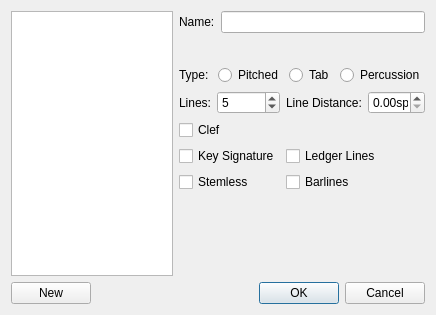
<?xml version="1.0" encoding="UTF-8"?>
<ui version="4.0">
 <class>EditStaffType</class>
 <widget class="QDialog" name="EditStaffType">
  <property name="geometry">
   <rect>
    <x>0</x>
    <y>0</y>
    <width>436</width>
    <height>315</height>
   </rect>
  </property>
  <property name="windowTitle">
   <string>MuseScore: Edit Staff Type</string>
  </property>
  <layout class="QGridLayout" name="gridLayout">
   <item row="0" column="0" rowspan="8">
    <widget class="QListWidget" name="staffTypeList">
     <property name="sizePolicy">
      <sizepolicy hsizetype="Preferred" vsizetype="Expanding">
       <horstretch>0</horstretch>
       <verstretch>0</verstretch>
      </sizepolicy>
     </property>
    </widget>
   </item>
   <item row="0" column="1" colspan="2">
    <layout class="QFormLayout" name="formLayout_3">
     <item row="0" column="0">
      <widget class="QLabel" name="label">
       <property name="text">
        <string>Name:</string>
       </property>
      </widget>
     </item>
     <item row="0" column="1">
      <widget class="QLineEdit" name="name"/>
     </item>
    </layout>
   </item>
   <item row="2" column="1" colspan="2">
    <layout class="QHBoxLayout" name="horizontalLayout">
     <item>
      <widget class="QLabel" name="label_2">
       <property name="text">
        <string>Type:</string>
       </property>
      </widget>
     </item>
     <item>
      <widget class="QRadioButton" name="typePitched">
       <property name="text">
        <string>Pitched</string>
       </property>
      </widget>
     </item>
     <item>
      <widget class="QRadioButton" name="typeTab">
       <property name="text">
        <string>Tab</string>
       </property>
      </widget>
     </item>
     <item>
      <widget class="QRadioButton" name="typePercussion">
       <property name="text">
        <string>Percussion</string>
       </property>
      </widget>
     </item>
    </layout>
   </item>
   <item row="3" column="1">
    <layout class="QFormLayout" name="formLayout">
     <item row="0" column="0">
      <widget class="QLabel" name="label_3">
       <property name="text">
        <string>Lines:</string>
       </property>
      </widget>
     </item>
     <item row="0" column="1">
      <widget class="QSpinBox" name="lines">
       <property name="minimum">
        <number>1</number>
       </property>
       <property name="maximum">
        <number>10</number>
       </property>
       <property name="value">
        <number>5</number>
       </property>
      </widget>
     </item>
    </layout>
   </item>
   <item row="3" column="2">
    <layout class="QFormLayout" name="formLayout_2">
     <item row="0" column="0">
      <widget class="QLabel" name="label_4">
       <property name="text">
        <string>Line Distance:</string>
       </property>
      </widget>
     </item>
     <item row="0" column="1">
      <widget class="QDoubleSpinBox" name="lineDistance">
       <property name="sizePolicy">
        <sizepolicy hsizetype="Preferred" vsizetype="Fixed">
         <horstretch>0</horstretch>
         <verstretch>0</verstretch>
        </sizepolicy>
       </property>
       <property name="suffix">
        <string>sp</string>
       </property>
      </widget>
     </item>
    </layout>
   </item>
   <item row="4" column="1">
    <widget class="QCheckBox" name="useClef">
     <property name="text">
      <string>Clef</string>
     </property>
    </widget>
   </item>
   <item row="5" column="1">
    <widget class="QCheckBox" name="useKeysig">
     <property name="text">
      <string>Key Signature</string>
     </property>
    </widget>
   </item>
   <item row="5" column="2">
    <widget class="QCheckBox" name="useLedgerLines">
     <property name="text">
      <string>Ledger Lines</string>
     </property>
    </widget>
   </item>
   <item row="6" column="2">
    <widget class="QCheckBox" name="useBarlines">
     <property name="text">
      <string>Barlines</string>
     </property>
    </widget>
   </item>
   <item row="7" column="1">
    <spacer name="verticalSpacer">
     <property name="orientation">
      <enum>Qt::Vertical</enum>
     </property>
     <property name="sizeHint" stdset="0">
      <size>
       <width>20</width>
       <height>40</height>
      </size>
     </property>
    </spacer>
   </item>
   <item row="8" column="0" colspan="3">
    <layout class="QHBoxLayout" name="horizontalLayout_2">
     <item>
      <widget class="QPushButton" name="newType">
       <property name="text">
        <string>New</string>
       </property>
      </widget>
     </item>
     <item>
      <spacer name="horizontalSpacer">
       <property name="orientation">
        <enum>Qt::Horizontal</enum>
       </property>
       <property name="sizeHint" stdset="0">
        <size>
         <width>40</width>
         <height>20</height>
        </size>
       </property>
      </spacer>
     </item>
     <item>
      <widget class="QDialogButtonBox" name="buttonBox">
       <property name="orientation">
        <enum>Qt::Horizontal</enum>
       </property>
       <property name="standardButtons">
        <set>QDialogButtonBox::Cancel|QDialogButtonBox::Ok</set>
       </property>
      </widget>
     </item>
    </layout>
   </item>
   <item row="1" column="1">
    <spacer name="verticalSpacer_2">
     <property name="orientation">
      <enum>Qt::Vertical</enum>
     </property>
     <property name="sizeType">
      <enum>QSizePolicy::Fixed</enum>
     </property>
     <property name="sizeHint" stdset="0">
      <size>
       <width>20</width>
       <height>20</height>
      </size>
     </property>
    </spacer>
   </item>
   <item row="6" column="1">
    <widget class="QCheckBox" name="stemless">
     <property name="text">
      <string>Stemless</string>
     </property>
    </widget>
   </item>
  </layout>
 </widget>
 <resources/>
 <connections>
  <connection>
   <sender>buttonBox</sender>
   <signal>accepted()</signal>
   <receiver>EditStaffType</receiver>
   <slot>accept()</slot>
   <hints>
    <hint type="sourcelabel">
     <x>248</x>
     <y>254</y>
    </hint>
    <hint type="destinationlabel">
     <x>157</x>
     <y>274</y>
    </hint>
   </hints>
  </connection>
  <connection>
   <sender>buttonBox</sender>
   <signal>rejected()</signal>
   <receiver>EditStaffType</receiver>
   <slot>reject()</slot>
   <hints>
    <hint type="sourcelabel">
     <x>316</x>
     <y>260</y>
    </hint>
    <hint type="destinationlabel">
     <x>286</x>
     <y>274</y>
    </hint>
   </hints>
  </connection>
 </connections>
</ui>
